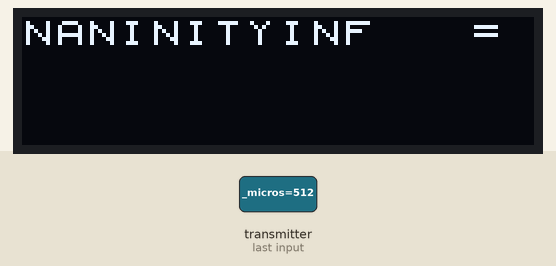
A sketch run on a simulated Arduino Uno, built with avr-gcc and run on an emulated ATmega328P. Parts: 128×32 one-colour display. The inputs (shaded band) are chosen by the test bench. No radio packets arrive unless stated; what the sketch prints to the serial monitor is not drawn.

1.3 s: the transmitter starts sending _micros = 512
Above: at 2.4 s.
Timing chart, 0 to 4.3 s (numbered marks = the images above; inputs shaded):
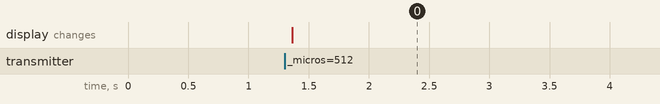

The sketch:

nrf_aug08_RX.ino
```cpp
/*
* Getting Started example sketch for nRF24L01+ radios
* This is an example of how to send data from one node to another using data structures
* Updated: Dec 2014 by TMRh20
*/
#include <SPI.h>
#include "RF24.h"
#include <U8x8lib.h>


byte addresses[][6] = {"1Node","2Node"};

//U8X8_SSD1306_128X64_NONAME_SW_I2C u8x8(/* clock=*/ SCL, /* data=*/ SDA, /* reset=*/ U8X8_PIN_NONE);   // OLEDs without Reset of the Display

U8X8_SSD1306_128X32_UNIVISION_SW_I2C u8x8(/* clock=*/ SCL, /* data=*/ SDA, /* reset=*/ U8X8_PIN_NONE);   // Adafruit Feather ESP8266/32u4 Boards + FeatherWing OLED


/* Hardware configuration: Set up nRF24L01 radio on SPI bus plus pins 7 & 8 */
RF24 radio(9,10);

struct dataStruct{
  unsigned long _micros;
  int sensor;
  float value;
}myData;

void setup() {
  Serial.begin(115200);
  Serial.println(F("RF24/examples/GettingStarted_HandlingData"));
  Serial.println(F("*** PRESS 'T' to begin transmitting to the other node"));

  u8x8.begin();
  u8x8.setPowerSave(0);
  u8x8.setFont(u8x8_font_chroma48medium8_r);


  radio.begin();
  // Set the PA Level low to prevent power supply related issues since this is a
 // getting_started sketch, and the likelihood of close proximity of the devices. RF24_PA_MAX is default.
  radio.setPALevel(RF24_PA_LOW);

  // Open a writing and reading pipe on each radio, with opposite addresses
    radio.openWritingPipe(addresses[0]);
    radio.openReadingPipe(1,addresses[1]);

  myData.value = 1.22;
  myData.sensor = 88;

  // Start the radio listening for data
  radio.startListening();
}
void loop() {


/****************** Ping Out Role ***************************/

    if( radio.available()){
                                                           // Variable for the received timestamp
      while (radio.available()) {                          // While there is data ready
        radio.read( &myData, sizeof(myData) );             // Get the payload
      }

      radio.stopListening();                               // First, stop listening so we can talk
      myData.value += 0.01;                                // Increment the float value
      radio.write( &myData, sizeof(myData) );              // Send the final one back.
      radio.startListening();                              // Now, resume listening so we catch the next packets.

      u8x8.drawString(0,0,myData._micros);
      Serial.print(F("Sent response "));
      Serial.print(myData._micros);
      Serial.print(F(" : "));
      Serial.println(myData.value);
   }

} // Loop
```

Measured:
- after the input at 1.3 s, the display: changes after 0.06 s (image 0)
